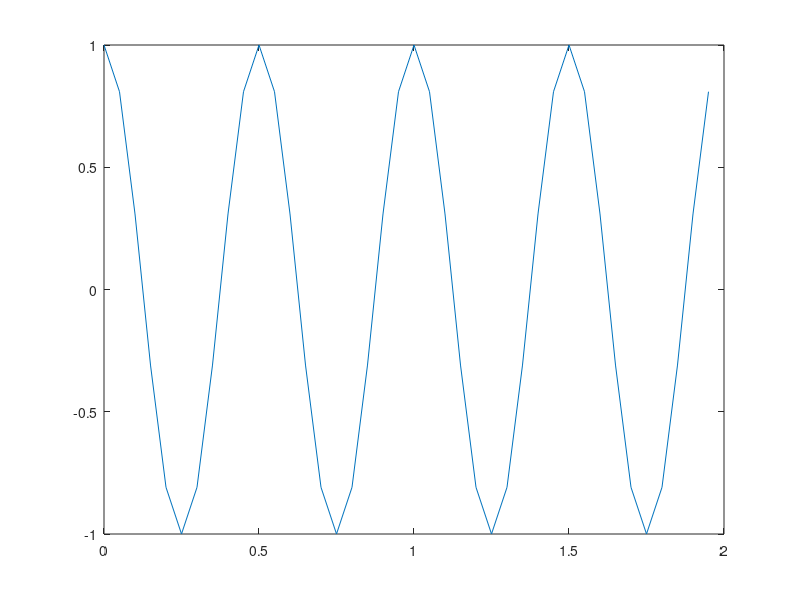
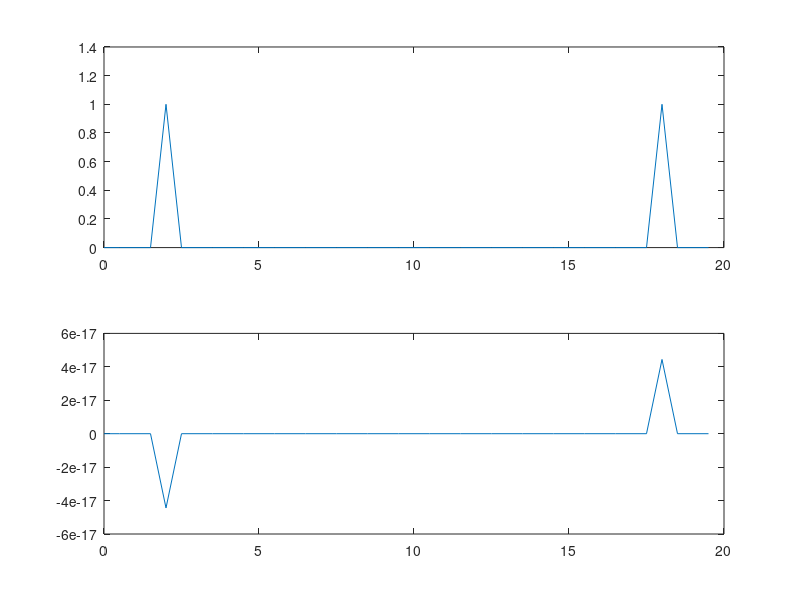

The MATLAB source for these figures, in order:
clear all

% %Zad.1
% ts=0.01;
% f0=2;
% x=load ('sawtooth.dat');
% N=length(x);
% TF=0:ts:(N-1)*ts;
% 
% X=fft(x);
% kv=0:N-1;
% fv=kv/(N*ts);
% 
% subplot(2,1,1);
% plot(fv,real(X));
% 
% subplot(2,1,2);
% plot(fv,imag(X));
% 
% a0s=mean(x);
% xr=a0s*ones(1,N);
% 
% for ks=1:25
%     f=f0*ks;
%     k=f*N*ts;
%     cks=X(k+1)/N;
%     aks=2*real(cks);
%     bks=-2*imag(cks);
%     xr=xr+bks*sin(2*pi*f*TF)+aks*cos(2*pi*f*TF);
% end
% 
% % plot(TF,xr);
% % hold on;
% % plot(TF,x);

%Zad.2

ts=1/20;
f=2;
T=2;
t=0:ts:T-ts;
A=1;
%A=1, N=20, |X|=20
%A=2, N=20, |X|=40
%A=3, N=20, |X|=60 ziwekszajac amplitude zaleznosc liniowa
%A=1, N=80, |X|=40
%A=1, N=120, |X|=60
%|X|=A*N/2
phi=0.0*pi;
%phi=0, arg X=0
%phi=0.1*pi, arg X=0.314
%phi=0.5*pi, arg X=1.57
%phi=-0.5, arg X=-1.57
x=A*cos(2*pi*f*t+phi);
N=length(x);

X=fft(x);
mod=abs(X);
ang=angle(X);
ang(2*mod/N<0.001)=0;

k=0:N-1;
fv=k/(N*ts);

figure(1);
plot(t,x);

figure(2);
subplot(2,1,1);
plot(fv,2*mod/N);

subplot(2,1,2);
plot(fv,ang);